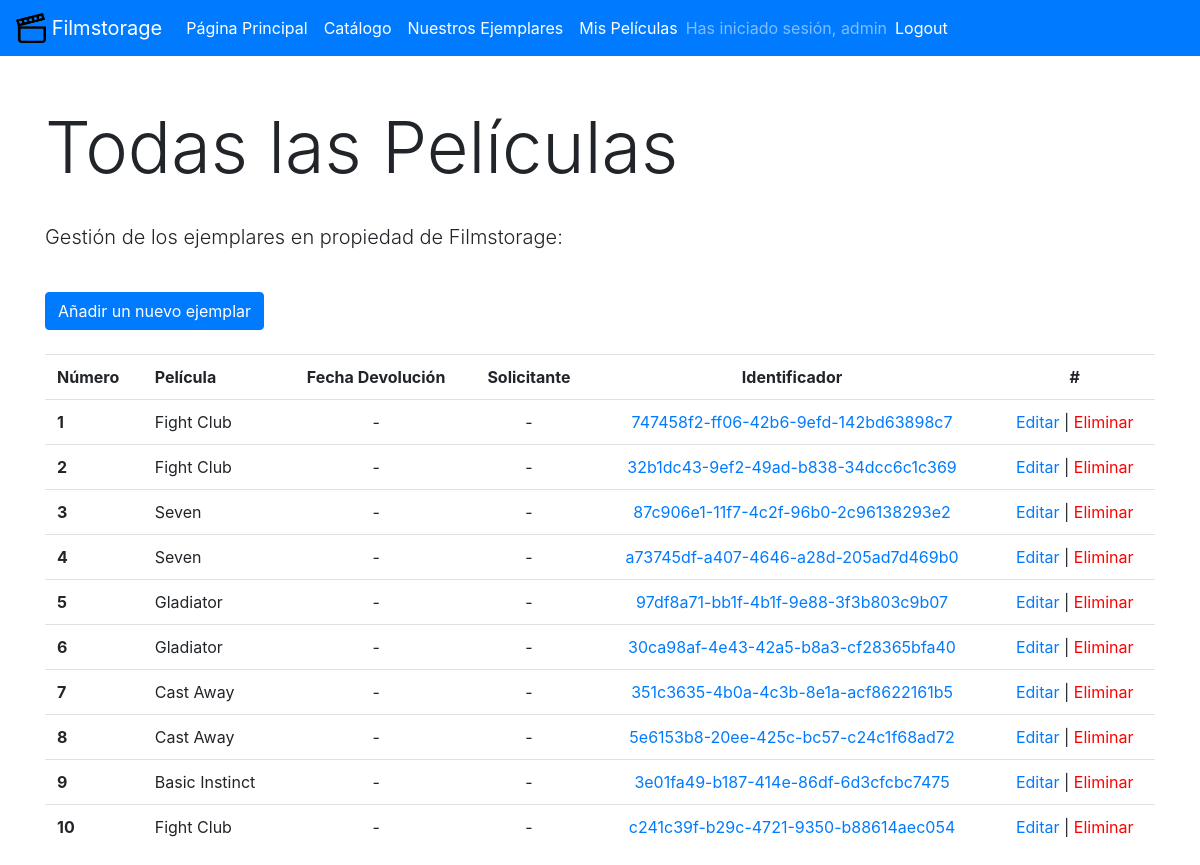
Page /catalog/instances/ (signed in) on the committed database.
### catalog/models.py (models this page shows, shortened)
class FilmInstance(models.Model):
    id = models.UUIDField(primary_key=True, default=uuid.uuid4)
    pelicula = models.ForeignKey('Film', on_delete=models.SET_NULL, null=True)
    fecha_devolucion = models.DateField(null=True, blank=True)
    solicitante = models.ForeignKey(User, on_delete=models.SET_NULL, null=True, blank=True)
    LOAN_STATUS = (
        ('p', 'Prestada'),
        ('d', 'Disponible'),
        ('r', 'Reservada'),
    )
    estado = models.CharField(max_length=1, choices=LOAN_STATUS, blank=True, default='d')
    class Meta:
        ordering = ['fecha_devolucion']
    def get_absolute_url(self):
        return reverse('filminstance_detail', args=[str(self.id)])

class Film(models.Model):
    titulo = models.CharField(max_length=50)
    director = ForeignKey('Director', on_delete=models.SET_NULL, null=True)
    genero = ForeignKey('Genre', on_delete=models.SET_NULL, null=True)
    protagonista = ForeignKey('Actor', on_delete=models.SET_NULL, null=True)
    fecha_salida = models.DateField(null=True, blank=True)
    sinopsis = models.TextField(max_length=1000, null=True, blank=True)
    imagen = models.ImageField(upload_to="imagenes", null=True)

### catalog/views.py (the view)
# urls.py: path('instances/', views.FilmInstanceListView.as_view(), name='filminstance_list'),
class FilmInstanceListView(LoginRequiredMixin, generic.ListView):
    model = FilmInstance

### catalog/templates/catalog/filminstance_list.html (shortened to what this page needs)
{% extends "base.html" %}
{% block content %}
<link rel="stylesheet" href="https://maxcdn.bootstrapcdn.com/bootstrap/4.0.0/css/bootstrap.min.css">
<div class="container">
<br><br>
<h1 class="display-3">Todas las Películas</h1>
<br>
<p class="lead">Gestión de los ejemplares en propiedad de Filmstorage:</p>
<br>
<a class="btn btn-primary" href="{% url 'instance_create' %}" role="button">Añadir un nuevo ejemplar</a>
<br><br>
{% if filminstance_list %}
<table class="table">
    <tr>
        <th scope="col" >Número</th>
        <th scope="col" >Película</th>
        <th scope="col" class="text-center">Fecha Devolución</th>
        <th scope="col" class="text-center">Solicitante</th>
        <th scope="col" class="text-center">Identificador</th>
        <th scope="col" class="text-center">#</th>
    </tr>
    {% for instance in filminstance_list %}
    <tr>
        <th scope="row">{{ forloop.counter }}</th>
        <td>{{instance.pelicula.titulo}}</td>
        {% if instance.estado == 'p' %}
        <td class="text-center">{{instance.fecha_devolucion}}</td>
        <td class="text-center">{{instance.solicitante}}</td>
        {% elif instance.estado == 'r' %}
        <td class="text-center"> - </td>
        <td class="text-center">{{instance.solicitante}}</td>
        {% elif instance.estado == 'd' %}
        <td class="text-center"> - </td>
        <td class="text-center"> - </td>
        {% endif %}
        <td class="text-center"><a href="{{instance.get_absolute_url}}">{{instance.id}}</a></td>
        <td class="text-center"><a href="{{instance.get_absolute_url}}/update">Editar</a> | <a href="{{instance.get_absolute_url}}/delete" style="color: red;">Eliminar</a></td>
    </tr>
    {% endfor %}
</table>
{% else %}
    <p class="lead">No hay ejemplares registrados actualmente</p>
</div>
{% endif %}
{% endblock %}

### catalog/templates/navbar.html (shortened to what this page needs)
<nav class="navbar navbar-expand-lg navbar-dark bg-primary">
    <a class="navbar-brand" href="{% url 'index' %}">{% load static %} <img src="{% static 'film.png' %}" width="30" height="30" class="d-inline-block align-top" alt="Header image" ><span> </span>Filmstorage</a>
    <div class="collapse navbar-collapse" id="navbarNavDropdown">
      <ul class="navbar-nav">
        <li class="nav-item active">
          <a class="nav-link" href="{% url 'index' %}">Página Principal</a>
        </li>
        <li class="nav-item active">
          <a class="nav-link" href="{% url 'film_list' %}">Catálogo</a>
        </li>
        {% if user.is_authenticated %}
          {% if request.user.is_active and request.user.is_staff %}
            <li class="nav-item active">
              <a class="nav-link" href="{% url 'filminstance_list' %}">Nuestros Ejemplares</a>
            </li>
          {% endif %}
        <li class="nav-item">
          <a class="nav-link active" href="{% url 'my_films' %}">Mis Películas</a>
        </li>
          <span class="navbar-text">Has iniciado sesión, {{ user.get_username }}</span>
        <li class="nav-item active">
          <a class="nav-link" href="{% url 'logout'%}?next={{request.path}}">Logout</a>
        {% else %}
          <a class="nav-link" href="{% url 'login'%}?next={{request.path}}">Login</a>
        {% endif %}
        </li>
      </ul>
    </div>
  </nav>

### rows in the picture
FilmInstance: pelicula.titulo "Fight Club", id "747458f2-ff06-42b6-9efd-142bd63898c7"
FilmInstance: pelicula.titulo "Fight Club", id "32b1dc43-9ef2-49ad-b838-34dcc6c1c369"
FilmInstance: pelicula.titulo "Seven", id "87c906e1-11f7-4c2f-96b0-2c96138293e2"
FilmInstance: pelicula.titulo "Seven", id "a73745df-a407-4646-a28d-205ad7d469b0"
FilmInstance: pelicula.titulo "Gladiator", id "97df8a71-bb1f-4b1f-9e88-3f3b803c9b07"
FilmInstance: pelicula.titulo "Gladiator", id "30ca98af-4e43-42a5-b8a3-cf28365bfa40"
FilmInstance: pelicula.titulo "Cast Away", id "351c3635-4b0a-4c3b-8e1a-acf8622161b5"
FilmInstance: pelicula.titulo "Cast Away", id "5e6153b8-20ee-425c-bc57-c24c1f68ad72"
FilmInstance: pelicula.titulo "Basic Instinct", id "3e01fa49-b187-414e-86df-6d3cfcbc7475"
FilmInstance: pelicula.titulo "Fight Club", id "c241c39f-b29c-4721-9350-b88614aec054"

### other values in the picture
{{ user.get_username }} "admin"
